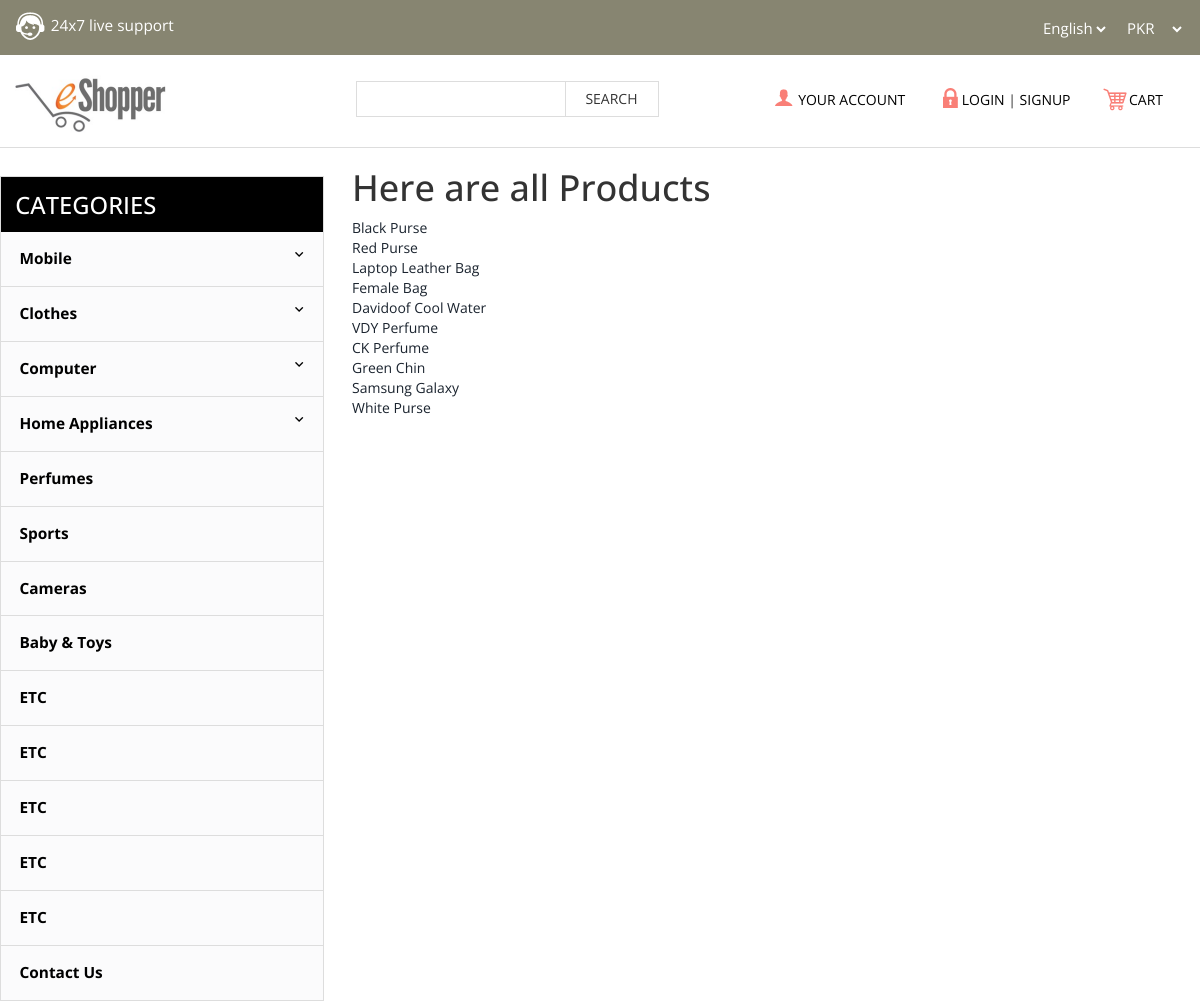
The app's page /Products/ with its own data.
### Products/models.py (models this page shows, shortened)
class Product (models.Model) :
    Product_Title = models.CharField( max_length= 200 )
    Product_Image = models.FileField()
    Product_Description = models.TextField( max_length = 1000 , blank=True  )
    Product_Price = models.CharField(max_length= 5)
    Product_Rating = models.CharField(max_length=3)
    Product_Stock  = models.CharField( max_length = 5 , blank = True)

### Products/views.py (the view)
def index(Request) :
    All_Products = Product.objects.all()
    return render(Request, 'Products/index.html', {'All_Products' : All_Products})

### Products/templates/Products/index.html (shortened to what this page needs)
{% extends 'Products/base.html' %}
				        {% load staticfiles %}
{% block body %}
{% if All_Products %}
<h1> Here are all Products </h1>
<ul>
{% for i in All_Products%}
    <li>
       <a href="{% url 'Products:detail' i.id %}">  {{i.Product_Title}} </a>
    <li>
{%endfor%}
</ul>
{%else%}
<h4> No Products available </h4>
{%endif%}
{% endblock%}

### Products/static/Products/CSS/style1.css (style rules this page uses)
body { background: #fff; font-family: 'Open Sans', sans-serif; }
body a { transition: 0.5s all; -webkit-transition: 0.5s all; -o-transition: 0.5s all; -ms-transition: 0.5s all; -moz-transition: 0.5s all; }
ul { padding: 0; list-style: none; }

### records on screen
Product: Product_Title "Black Purse"
Product: Product_Title "Red Purse"
Product: Product_Title "Laptop Leather Bag"
Product: Product_Title "Female Bag"
Product: Product_Title "Davidoof Cool Water"
Product: Product_Title "VDY Perfume"
Product: Product_Title "CK Perfume"
Product: Product_Title "Green Chin"
Product: Product_Title "Samsung Galaxy"
Product: Product_Title "White Purse"
